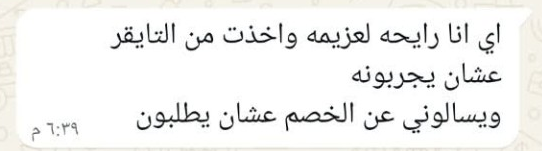
#> input picture reel03/reviews/01_party_full_whatsapp.png, 542 x 151 px, given in place of p01_hook_final.png, which was not available
$ python build_reel.py ../reviews/01_party_full_whatsapp.png
#> lines starting #> are read from the running program, lines starting #| are printed output that depends on the picture
"""Reel 03 builder (adapted from Reel 01) (deterministic, frame-indexed => seek-safe).
usage: python build_reel.py out.mp4 [--clean] [--audio voice.wav] [--clips]   (default: preview from stills)
Timeline = measured on the real VO (reel01/audio/voice_over.mp3, 45.6 s, 19 phrases) + ending hold to 47.0 s.
Scene sources: approved stills with LOCAL_STILL_MOTION (preview) or Kling clips in reel01/clips/<scene>.mp4 (--clips).
Review crops are the genuine WhatsApp PNGs (never redrawn); R01B packaging message revealed by a rectangular mask."""
import cv2, numpy as np, subprocess, sys, os, json
from PIL import Image, ImageDraw, ImageFont, ImageFilter
R = '/home/user/canva21/reel03/'
FONT = '/home/user/canva21/oud-fix5/fonts/Almarai-ExtraBold.ttf'
LOGOS = '/home/user/canva21/.claude/skills/product-ad-fidelity/assets/'
def M(t): return t
def CUT(t): return t
def EXT(t): return t
W, H, FPS = 1080, 1920, 30
END = 38.70      # last word 37.39 s + ending hold (paced VO, reel03/audio/vo_ad_paced.wav)
args = sys.argv[1:]; OUT = args[0]; CLEAN = '--clean' in args; USE_CLIPS = '--clips' in args
AUDIO = args[args.index('--audio') + 1] if '--audio' in args else R + 'audio/mix_no_music.wav'

def FA(s): return ImageFont.truetype(FONT, s, layout_engine=ImageFont.Layout.RAQM)
def ss(x): x = min(max(x, 0), 1); return x * x * (3 - 2 * x)
def eo(x): x = min(max(x, 0), 1); return 1 - (1 - x) ** 3
def ease_back(t):
    c1 = 1.70158; c3 = c1 + 1; t = min(max(t, 0), 1); return 1 + c3 * (t - 1) ** 3 + c1 * (t - 1) ** 2
# [10 lines left out: function paste, not called in this run]

# ---------------- scenes (cut points = middle of the measured VO pauses) ----------------
SC = [  # id, start, end, source still, motion(u 0..1) -> (scale, cx, cy, dx, dy)   -- cuts at the middle of the measured VO gaps
 ('S01', 0.00, 3.17, 'p01_hook', lambda u: (1.02 + 0.06 * u, 540, 1300, 0, 0)),                 # Kling (live smoke)
 ('S02', 3.17, 6.31, 'p02_close', lambda u: (1.04 + 0.06 * u, 540, 1150, 40 - 80 * u, 0)),       # Kling
 ('S03', 6.31, 12.63, 'plate', None),                                                           # R3A (reveal of the last line)
 ('S05', 12.63, 14.87, 'plate', None),                                                          # R3B
 ('S06', 14.87, 17.35, 'p03_high3', lambda u: (1.14 - 0.12 * eo(u), 560, 960, 0, 0)),           # local pull-back
 ('S07', 17.35, 22.94, 'p04_low3', lambda u: (1.08 + 0.03 * u, 540, 1300, -50 + 100 * u, 0)),    # Kling
 ('S08', 22.94, 27.13, 'p05_flatlay', lambda u: (1.10 + 0.04 * u, 540, 900, 0, 60 - 120 * u)),  # local overhead slide
 ('S09', 27.13, 29.42, 'p06_bag', lambda u: (1.02 + 0.09 * ss(u), 470, 1200, 0, 0)),             # local straight push
 ('S10', 29.42, 33.54, 'p07_offer', lambda u: (1.02 + 0.04 * u, 540, 1250, 0, 0)),               # Kling
 ('S11', 33.54, END, 'p08_close_hero', lambda u: (1.02 + 0.05 * eo(min(u * 1.25, 1)), 560, 1300, 0, 0)),   # Kling
]
SC = [(sid, CUT(a), (END if sid == 'S11' else CUT(b)), src, mv) for sid, a, b, src, mv in SC]
LOCAL_FINAL = {'S06', 'S08', 'S09'}   # stay as local still motion in the final

def lift(f, strength=1.0):   # ad-5 product light lift, weighted to the lower frame
    x = f.astype(np.float32) / 255; L = 0.299 * x[..., 2] + 0.587 * x[..., 1] + 0.114 * x[..., 0] + 1e-4
    gain = np.clip(np.power(L, 0.80) / L, 1, 1.5); m = np.clip((np.arange(H) / H - 0.30) / 0.30, 0, 1); m = m * m * (3 - 2 * m)
    gain = 1 + (gain - 1) * m[:, None] * strength; y = x * gain[..., None]; g = y.mean(2, keepdims=True); y = g + (y - g) * 1.05
    return np.clip(y * 255, 0, 255).astype(np.uint8)
def cover(im):
    h, w = im.shape[:2]; s = max(W / w, H / h); im = cv2.resize(im, (int(round(w * s)), int(round(h * s))), interpolation=cv2.INTER_AREA if s < 1 else cv2.INTER_LANCZOS4)
    y0 = (im.shape[0] - H) // 2; x0 = (im.shape[1] - W) // 2; return im[y0:y0 + H, x0:x0 + W]
STILL = {}
for _, _, _, src, _ in SC:
    if src != 'plate' and src not in STILL: STILL[src] = lift(cover(cv2.imread(R + 'images/' + src + '_final.png')))
#> in cover, `h, w = im.shape[:2]`: h = 151; w = 542
#> in cover, `s = max(W / w, H / h)`: s = 12.72
#> in cover, `im = cv2.resize(im, (int(round(w * s)), int(round(h * s))), interpolat`:
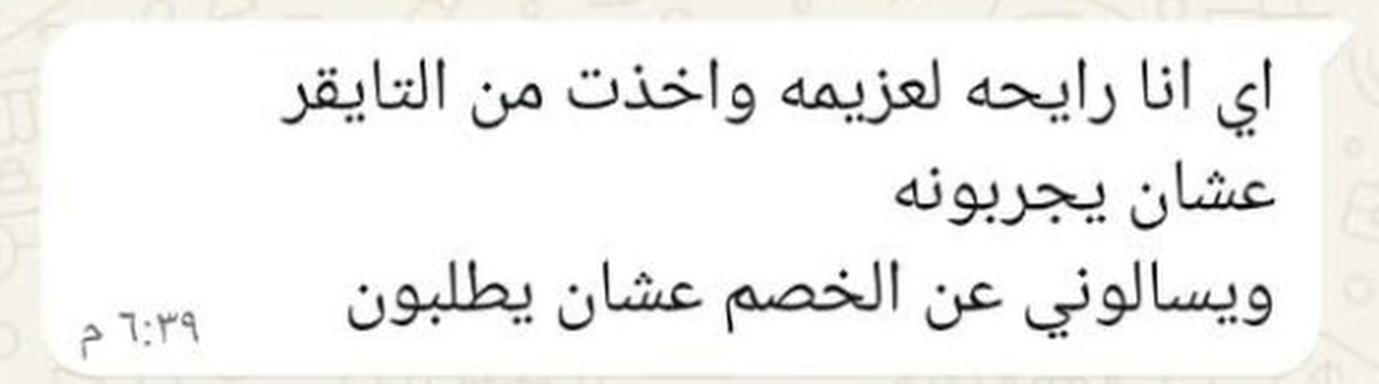
#> im: shape (1920, 6892, 3) (shown at 1/5 size); mean of channels 0, 1, 2 239.7, 241.2, 241.4; drawn as B, G, R
#> in cover, `return im[y0:y0 + H, x0:x0 + W]`:
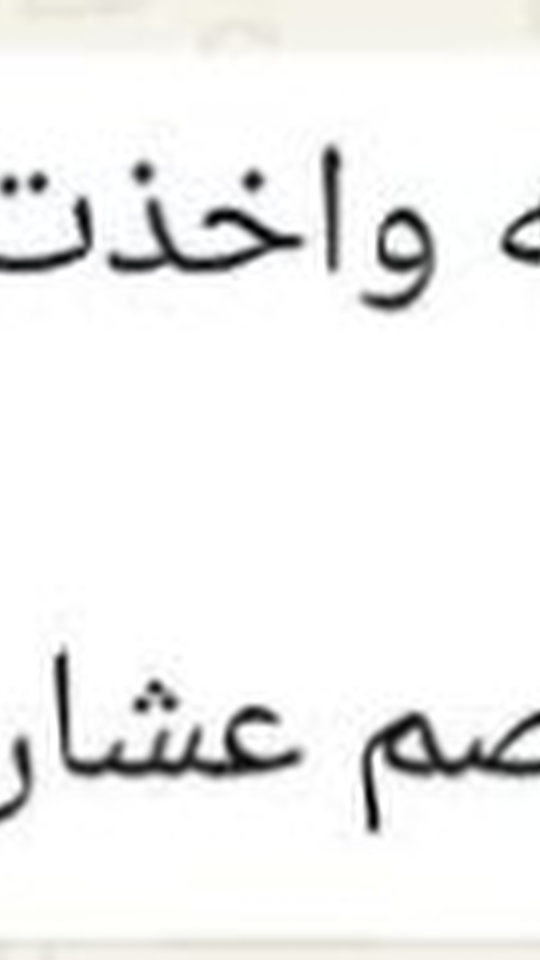
#> returned value: shape (1920, 1080, 3) (shown at 1/2 size); mean of channels 0, 1, 2 240.3, 241.1, 241.1; drawn as B, G, R
#> in lift, `gain = np.clip(np.power(L, 0.8) / L, 1, 1.5)`:
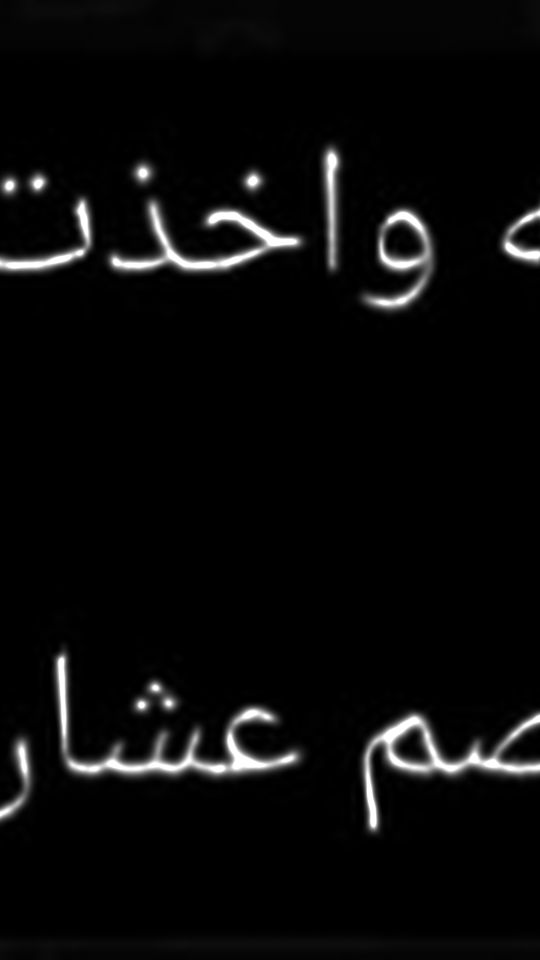
#> gain: shape (1920, 1080) float32 (shown at 1/2 size); min 1, max 1.5, mean 1.02; drawn with min black and max white
#> in lift, `gain = 1 + (gain - 1) * m[:, None] * strength`:
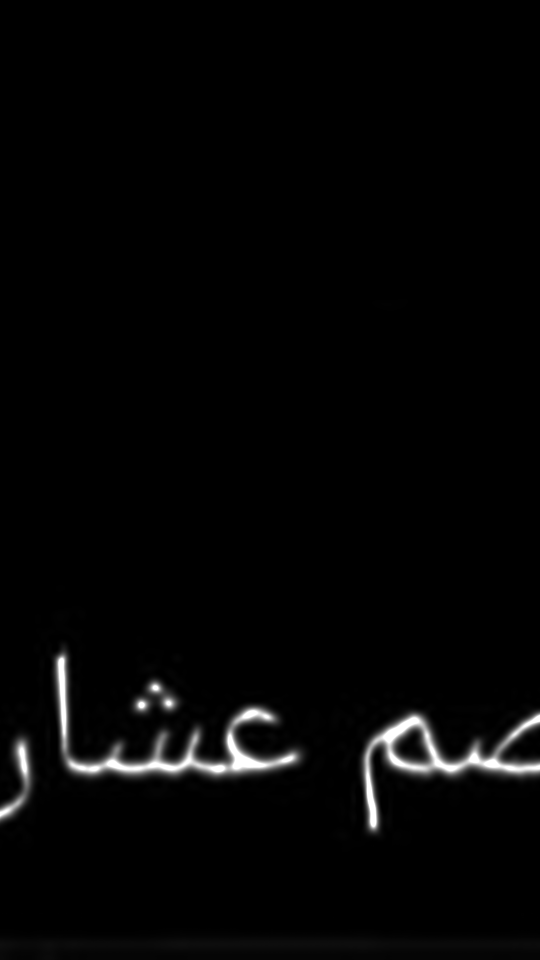
#> gain: shape (1920, 1080) float64 (shown at 1/2 size); min 1, max 1.5, mean 1.01; drawn with min black and max white
#> pass 2 of the loop `for _, _, _, src, _ in SC:`:
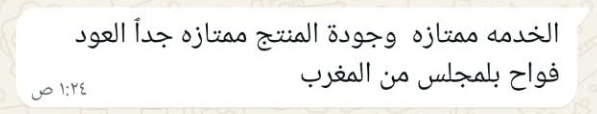
#> input picture reel03/reviews/02_majlis_diffusion_whatsapp.png, 597 x 114 px, given in place of p02_close_final.png, which was not available
#> h = 114; w = 597
#> s = 16.84
#> im: shape (1920, 10055, 3)
#> in cover (call 2), `return im[y0:y0 + H, x0:x0 + W]`:
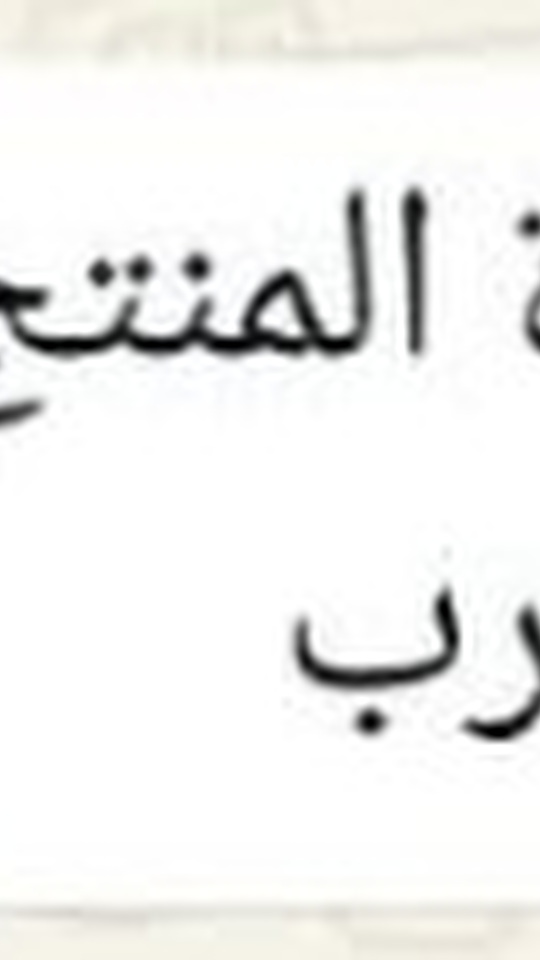
#> returned value: shape (1920, 1080, 3) (shown at 1/2 size); mean of channels 0, 1, 2 238.5, 240.2, 240.3; drawn as B, G, R
#> in lift (call 2), `gain = 1 + (gain - 1) * m[:, None] * strength`:
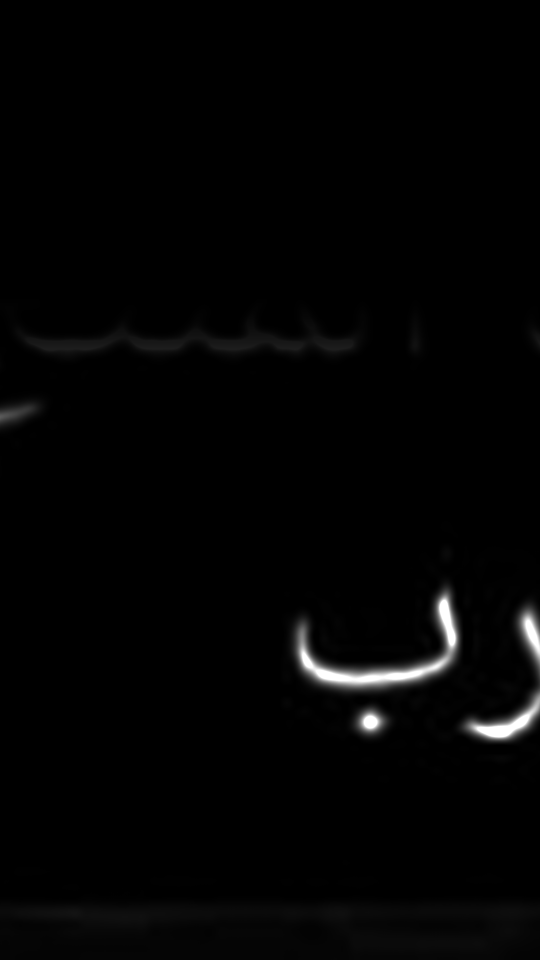
#> gain: shape (1920, 1080) float64 (shown at 1/2 size); min 1, max 1.5, mean 1.01; drawn with min black and max white
#> (the run stopped early here; a loop or call above may not have finished)
